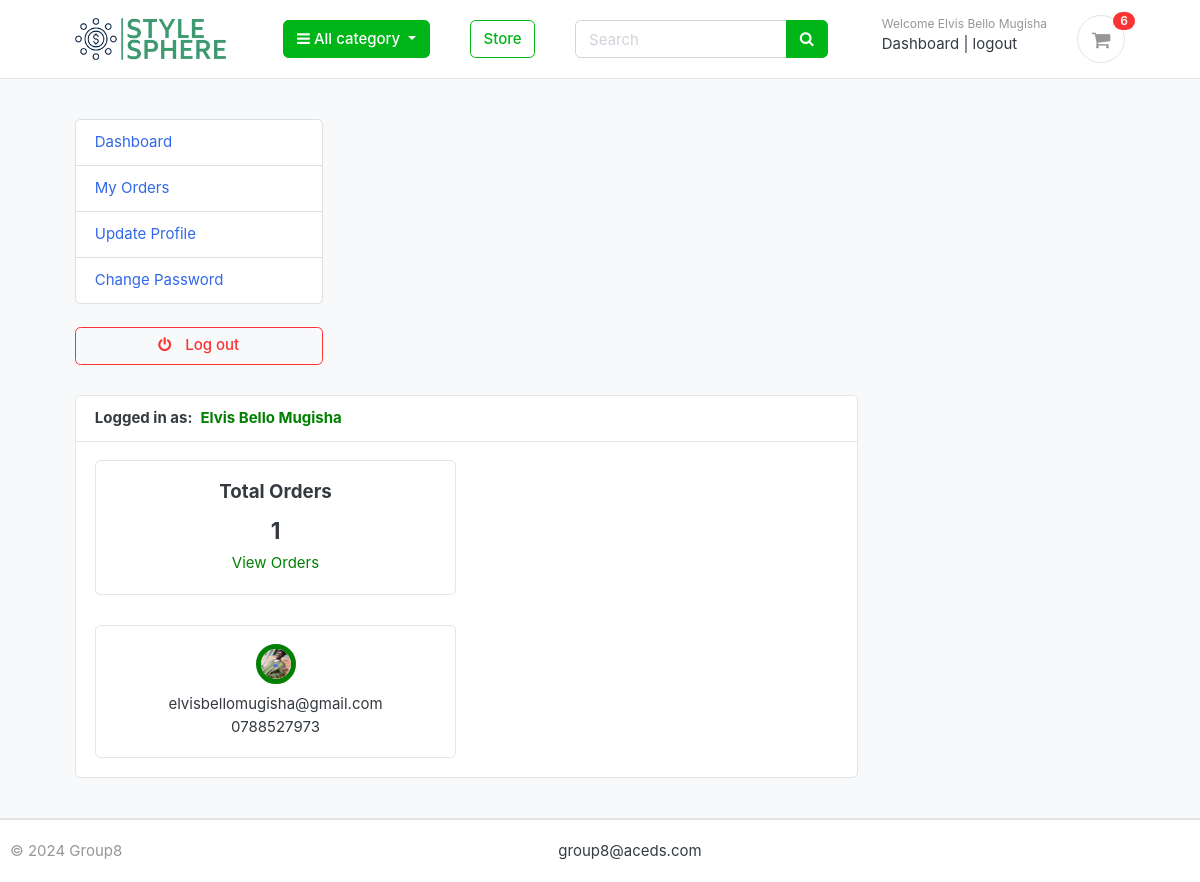
Screenshot of /accounts/dashboard/ (signed in) with the database file from the repository.
### accounts/models.py (models this page shows, shortened)
class Account(AbstractBaseUser):
    first_name = models.CharField(max_length=100)
    last_name = models.CharField(max_length=100)
    username = models.CharField(max_length=100, unique=True)
    email = models.EmailField(max_length=250, unique=True)
    phone_number = models.CharField(max_length=20)
    date_created = models.DateTimeField(auto_now_add=True)
    last_login = models.DateTimeField(auto_now_add=True)
    is_admin = models.BooleanField(default=False)
    is_staff = models.BooleanField(default=False)
    is_active = models.BooleanField(default=False)
    is_superadmin = models.BooleanField(default=False)
    USERNAME_FIELD = 'email'
    REQUIRED_FIELDS = ['username', 'first_name', 'last_name']
    objects = MyAccountManager()
    def full_name(self):
        return f'{self.first_name} {self.last_name}'

class UserProfile(models.Model):
    user = models.OneToOneField(Account, on_delete=models.CASCADE)
    address_line_1 = models.CharField(max_length=200, blank=True)
    address_line_2 = models.CharField(max_length=200, blank=True)
    profile_picture = models.ImageField(
        blank=True, upload_to='photos/userprofile')
    city = models.CharField(max_length=200, blank=True)
    district = models.CharField(max_length=200, blank=True)
    country = models.CharField(max_length=150, blank=True)
    date_created = models.DateTimeField(auto_now_add=True)
    date_updated = models.DateTimeField(auto_now=True)

### accounts/views.py (the view)
# urls.py: path('dashboard/', views.dashboard, name='dashboard'),
@login_required(login_url='login')
def dashboard(request):
    orders = Order.objects.order_by(
        '-date_created').filter(user_id=request.user.id, is_ordered=True)
    orders_count = orders.count()
    userprofile = None
    try:
        userprofile = UserProfile.objects.get(user=request.user)
    except UserProfile.DoesNotExist:
        pass
    context = {
        'orders_count': orders_count,
        'userprofile': userprofile
    }
    template_name = 'accounts/dashboard.html'
    return render(request, template_name, context)

### carts/context_processors.py (called while the page is built)
def counter(request):
    cart_count = 0
    if 'admin' in request.path:
        return {}
    else:
        try:
            cart = Cart.objects.filter(cart_id=_cart_id(request))
            if request.user.is_authenticated:
                cart_items = CartItem.objects.all().filter(user=request.user)
            else:
                cart_items = CartItem.objects.all().filter(cart=cart[:1])
            for cart_item in cart_items:
                cart_count += cart_item.quantity
        except Cart.DoesNotExist:
            cart_count = 0
    return dict(cart_count=cart_count)

### carts/views.py (called while the page is built)
def _cart_id(request):
    cart = request.session.session_key
    if not cart:
        cart = request.session.create()
    return cart

### store/context_processors.py (called while the page is built)
def menu_links(request):
    links = Category.objects.all()
    return dict(links=links)

### store/models.py (called while the page is built)
    def get_url(self):
        return reverse('products_by_category', args=[self.slug])

### templates/accounts/dashboard.html (shortened to what this page needs)
{% extends 'frontEnd/base.html' %} {% load static %} {% block content %}
<section class="section-conten padding-y bg">
  <div class="container-fluid">
    <div class="row">
      {% include 'frontEnd/includes/dashboard_sidebar.html' %}
      <main class="col-md-9">
        <article class="card">
          <header class="card-header">
            <strong class="d-inline-block mr-1">Logged in as:</strong>
            <span style="font-weight: bold; color: green;"> {{ user.full_name }} </span>
          </header>
          <div class="card-body">
            <div class="row">
              <div class="col-md-6">
                <div class="card" style="text-align: center">
                  <div class="card-body">
                    <h5 class="card-title">Total Orders</h5>
                    <h4>{{ orders_count }}</h4>
                    <a class="card-link-order" href="{% url 'my_orders' %}"> View Orders </a>
                  </div>
                </div>
              </div>
              <div class="col-md-6">
                <div class="card" style="text-align: center">
                  <div class="card-body">
                    <img
                      src="{{ userprofile.profile_picture.url }}"
                      alt="User Profile Pic"
                      width="40"
                      height="40"
                      style="border-radius: 50%; margin-bottom: 0.6em; border: 5px solid green;"
                    />
                    <p class="">{{ user.email }}</p>
                    <p class="" style="margin-top: -1em">
                      {{ user.phone_number }}
                    </p>
                  </div>
                </div>
              </div>
            </div>
          </div>
        </article>
      </main>
    </div>
  </div>
</section>
{% endblock content %}

### templates/frontEnd/includes/navbar.html (shortened to what this page needs)
{% load static %}
<header class="section-header">
  <section class="header-main border-bottom">
    <div class="container-fluid">
      <div class="row align-items-center">
        <div class="col-lg-2 col-md-3 col-6">
          <a href="{% url 'home' %}" class="brand-wrap">
            <img class="logo" src="Users/phasetumurere/Downloads/logos/logo-color-on-transparent-background.png" />
          </a>
        </div>
        <div class="col-lg col-sm col-md col-6 flex-grow-0">
          <div class="category-wrap dropdown d-inline-block float-right">
            <button type="button" class="btn btn-success dropdown-toggle" data-toggle="dropdown">
              <i class="fa fa-bars"></i>
              All category
            </button>
          </div>
        </div>
        <a href="{% url 'store' %}" class="btn btn-outline-success"> Store </a>
        <div class="col-lg col-md-6 col-sm-12 col">
          <form action="{% url 'search' %}" class="search" method="GET">
            <div class="input-group w-100">
              <input type="text" class="form-control" name="keyword" style="width: 60%" placeholder="Search" />
              <div class="input-group-append">
                <button class="btn btn-success" type="submit">
                  <i class="fa fa-search"></i>
                </button>
              </div>
            </div>
          </form>
        </div>
        <div class="col-lg-3 col-sm-6 col-8 order-2 order-lg-3">
          <div class="d-flex justify-content-end mb-3 mb-lg-0">
            {% if user.id is None %}
            <div class="widget-header">
              <small class="title text-muted"> Welcome guest! </small>
              <div>
                <a href="{% url 'login' %}"> Sign in </a>
                <span class="dark-transp"> | </span>
                <a href="{% url 'register' %}"> Register </a>
              </div>
            </div>
            {% else %}
            <div class="widget-header">
              <small class="title text-muted">
                Welcome {{ user.full_name }}
              </small>
              <div>
                <a href="{% url 'dashboard' %}"> Dashboard </a>
                <span class="dark-transp"> | </span>
                <a href="{% url 'logout' %}"> logout </a>
              </div>
            </div>
            {% endif %}
            <a href="{% url 'cart' %}" class="widget-header pl-3 ml-3">
              <div class="icon icon-sm rounded-circle border">
                <i class="fa fa-shopping-cart"></i>
              </div>
              <span class="badge badge-pill badge-danger notify">{{ cart_count }}</span>
            </a>
          </div>
        </div>
      </div>
    </div>
  </section>
</header>

### static/css/ui.css (style rules this page uses)
html { font-family: "Inter", sans-serif; font-size: 15px; }
.icon-xs, .icon-sm, .icon-md, .icon-lg { display: inline-block; text-align: center; flex-shrink: 0; flex-grow: 0; }
.icon-sm { width: 48px; height: 48px; line-height: 48px !important; font-size: 20px; }
.padding-y { padding-top: 40px; padding-bottom: 40px; }
article:after, .form-group:after { display: block; clear: both; content: ""; }
.bg { background-color: #f8f9fa; }
p:last-child { margin-bottom: 0; }
.header-main { position: relative; padding-top: 1rem; padding-bottom: 1rem; }
.brand-wrap .logo, .navbar-brand .logo { margin-right: 7px; max-height: 42px; display: inline-block; }
.widget-header { display: inline-block; vertical-align: middle; position: relative; }
.widget-header a { color: #343a40; }
.widget-header i { color: #969696; }
.widget-header .title { display: block; }
.widget-header .notify { position: absolute; top: -3px; right: -10px; }
a[class*=card] { color: initial; }
.notify { position: absolute; top: -4px; right: -10px; display: inline-block; padding: 0.25em 0.6em; font-size: 12px; line-height: 1; text-align: center; border-radius: 3rem; color: #fff; background-color: #fa3434; }

### greatkart/static/css/custom.css (style rules this page uses)
a.card-link-order { color: green; }

### rows the page displays
Account: full_name "Elvis Bello Mugisha", email "elvisbellomugisha@gmail.com", phone_number "0788527973"
UserProfile: profile_picture (picture)

### other values shown
{{ cart_count }} "6"
{{ orders_count }} "1"
